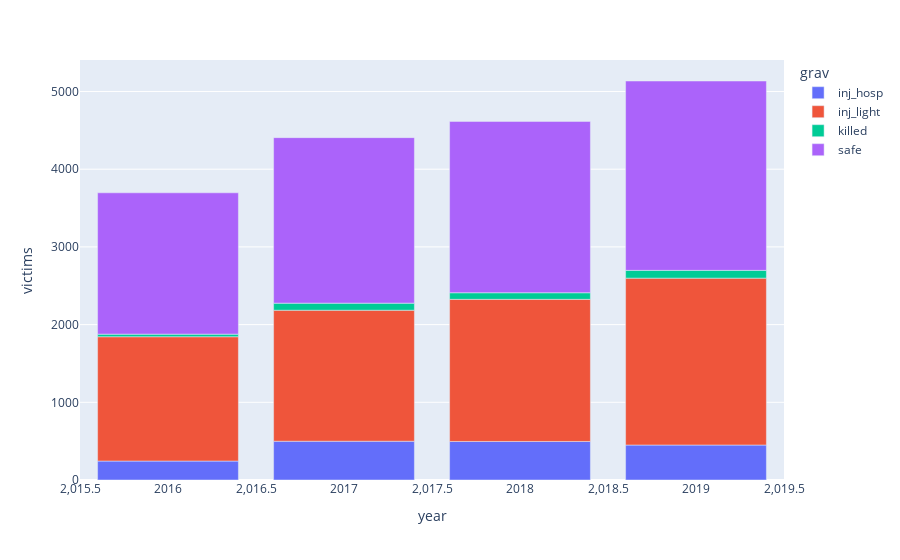

Notebook code for this chart:
### Markdown cell above
Sources pour la liste des tronçons de la RCEA :

- https://fr.wikipedia.org/wiki/Route_Centre-Europe_Atlantique
- https://routes.fandom.com/wiki/RCEA
- https://routes.fandom.com/wiki/RCEA_Branche_Nord-Est_(Itin%C3%A9raire)
- https://routes.fandom.com/wiki/RCEA_Branche_Sud-Est_(Itin%C3%A9raire)
- https://routes.fandom.com/wiki/RCEA_Branche_centrale_(Itin%C3%A9raire)
- https://routes.fandom.com/wiki/RCEA_Branche_Nord-Ouest_(Itin%C3%A9raire)
- https://routes.fandom.com/wiki/RCEA_Branche_Sud-Ouest_(Itin%C3%A9raire)

### Code cell
RCEA = [
    'RCEA',

    # nord-est
    'N\s*70',
    'N\s*80',
    'A\s*6',
    'A\s*36',
    'A\s*31',

    # sud est
    'N\s*79',
    'A\s*40',
    'A\s*406',
    'N\s*205',

    # centre
    'N\s*145',
    'A\s*714',
    'A\s*71',

    # nord-ouest
    'N\s*149',
    'N\s*147',
    'N\s*249',

    # sud-ouest
    'A\s*837',
    'A\s*10',
    'N\s*141',
    'N\s*150',
    'N\s*520',
    'A\s*20',
    'D\s*137',
]
RCEA_regex = '|'.join(RCEA)

acc_located = pd.merge(caracs, locations, on='Num_Acc', how='inner')
victims_loc = pd.merge(acc_located, users, on='Num_Acc', how='inner')
vict_rcea = victims_loc.loc[victims_loc['adr'].str.contains(
    RCEA_regex, regex=True, case=False), :]

fig = viz.plot_bilan(vict_rcea)

### Figure 1 — Plotly figure (JSON) as saved in the notebook; plotly's stock layout.template omitted (floating-point values rounded to 4 significant figures)
{"data": [{"alignmentgroup": "True", "hovertemplate": "grav=inj_hosp<br>year=%{x}<br>victims=%{y}<extra></extra>", "legendgroup": "inj_hosp", "marker": {"color": "#636efa"}, "name": "inj_hosp", "offsetgroup": "inj_hosp", "orientation": "v", "showlegend": true, "textposition": "auto", "type": "bar", "x": [2016, 2017, 2018, 2019], "xaxis": "x", "y": [244, 499, 496, 450], "yaxis": "y"}, {"alignmentgroup": "True", "hovertemplate": "grav=inj_light<br>year=%{x}<br>victims=%{y}<extra></extra>", "legendgroup": "inj_light", "marker": {"color": "#EF553B"}, "name": "inj_light", "offsetgroup": "inj_light", "orientation": "v", "showlegend": true, "textposition": "auto", "type": "bar", "x": [2016, 2017, 2018, 2019], "xaxis": "x", "y": [1600, 1686, 1829, 2148], "yaxis": "y"}, {"alignmentgroup": "True", "hovertemplate": "grav=killed<br>year=%{x}<br>victims=%{y}<extra></extra>", "legendgroup": "killed", "marker": {"color": "#00cc96"}, "name": "killed", "offsetgroup": "killed", "orientation": "v", "showlegend": true, "textposition": "auto", "type": "bar", "x": [2016, 2017, 2018, 2019], "xaxis": "x", "y": [33, 91, 85, 100], "yaxis": "y"}, {"alignmentgroup": "True", "hovertemplate": "grav=safe<br>year=%{x}<br>victims=%{y}<extra></extra>", "legendgroup": "safe", "marker": {"color": "#ab63fa"}, "name": "safe", "offsetgroup": "safe", "orientation": "v", "showlegend": true, "textposition": "auto", "type": "bar", "x": [2016, 2017, 2018, 2019], "xaxis": "x", "y": [1819, 2130, 2205, 2437], "yaxis": "y"}], "layout": {"barmode": "relative", "legend": {"title": {"text": "grav"}, "tracegroupgap": 0}, "margin": {"t": 60}, "xaxis": {"anchor": "y", "domain": [0, 1], "title": {"text": "year"}}, "yaxis": {"anchor": "x", "domain": [0, 1], "title": {"text": "victims"}}}}
